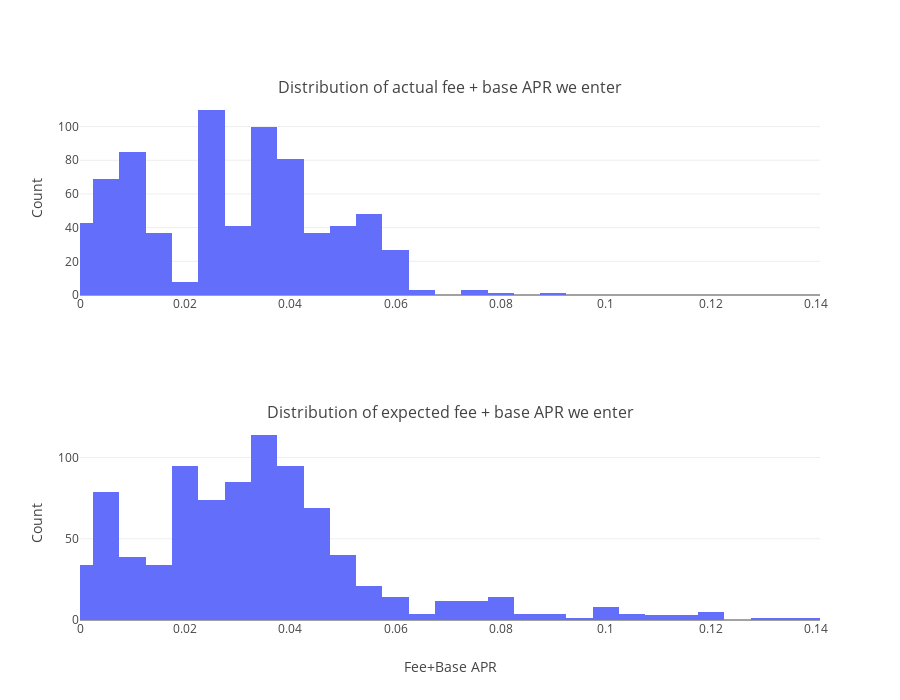

Here is the notebook cell this chart was saved with:
### Code cell
from plotly.subplots import make_subplots

import plotly.graph_objects as go

# Determine common x-axis range
x_min = min(all_results_df["actual_30_day_fee_and_base_in"].min(), all_results_df["fee_and_base_in"].min())
x_max = max(all_results_df["actual_30_day_fee_and_base_in"].max(), all_results_df["fee_and_base_in"].max())

# Create subplots with 2 rows and 1 column
fig = make_subplots(
    rows=2, cols=1,
    subplot_titles=("Distribution of actual fee + base APR we enter", 
                    "Distribution of expected fee + base APR we enter")
)

# Create histograms
fig1 = px.histogram(all_results_df, x="actual_30_day_fee_and_base_in")
fig2 = px.histogram(all_results_df, x="fee_and_base_in")

# Add traces
for trace in fig1.data:
    fig.add_trace(trace, row=1, col=1)

for trace in fig2.data:
    fig.add_trace(trace, row=2, col=1)

# Update x-axes to have the same range
fig.update_xaxes(range=[x_min, x_max], row=1, col=1)
fig.update_xaxes(range=[x_min, x_max], row=2, col=1)

# Update layout
fig.update_xaxes(title_text="Fee+Base APR", row=2, col=1)
fig.update_yaxes(title_text="Count", row=1, col=1)
fig.update_yaxes(title_text="Count", row=2, col=1)

fig.update_layout(height=700, showlegend=False)
fig.show()

### Figure 1 — Plotly figure (JSON) as saved in the notebook; plotly's stock layout.template omitted (floating-point values rounded to 4 significant figures; data arrays with more than 128 entries replaced by an {"elided": "..."} marker saying what was removed)
{"data": [{"alignmentgroup": "True", "bingroup": "x", "hovertemplate": "actual_30_day_fee_and_base_in=%{x}<br>count=%{y}<extra></extra>", "legendgroup": "", "marker": {"color": "#636efa", "pattern": {"shape": ""}}, "name": "", "offsetgroup": "", "orientation": "v", "showlegend": false, "type": "histogram", "x": {"elided": "870 float values"}, "xaxis": "x", "yaxis": "y"}, {"alignmentgroup": "True", "bingroup": "x", "hovertemplate": "fee_and_base_in=%{x}<br>count=%{y}<extra></extra>", "legendgroup": "", "marker": {"color": "#636efa", "pattern": {"shape": ""}}, "name": "", "offsetgroup": "", "orientation": "v", "showlegend": false, "type": "histogram", "x": {"elided": "870 float values"}, "xaxis": "x2", "yaxis": "y2"}], "layout": {"annotations": [{"font": {"size": 16}, "showarrow": false, "text": "Distribution of actual fee + base APR we enter", "x": 0.5, "xanchor": "center", "xref": "paper", "y": 1, "yanchor": "bottom", "yref": "paper"}, {"font": {"size": 16}, "showarrow": false, "text": "Distribution of expected fee + base APR we enter", "x": 0.5, "xanchor": "center", "xref": "paper", "y": 0.375, "yanchor": "bottom", "yref": "paper"}], "height": 700, "showlegend": false, "xaxis": {"anchor": "y", "domain": [0, 1], "range": [0, 0.1407]}, "xaxis2": {"anchor": "y2", "domain": [0, 1], "range": [0, 0.1407], "title": {"text": "Fee+Base APR"}}, "yaxis": {"anchor": "x", "domain": [0.625, 1], "title": {"text": "Count"}}, "yaxis2": {"anchor": "x2", "domain": [0, 0.375], "title": {"text": "Count"}}}}
